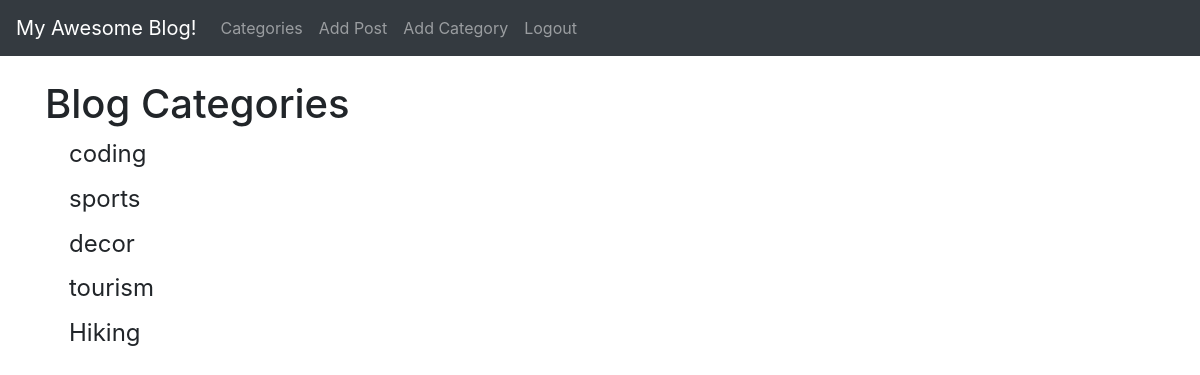
The app's page /category-list/ (signed in) with its own data.
### login/models.py (models this page shows, shortened)
class Category(models.Model):
    name = models.CharField(max_length=255)

### login/views.py (the view)
# urls.py: path('category-list/', CategoryListView, name='category-list'),
def CategoryListView(request):
    cat_menu_list = Category.objects.all()
    return render (request, 'category_list.html', {'cat_menu_list': cat_menu_list})

### login/templates/category_list.html (shortened to what this page needs)
{% extends 'base.html' %}
{% block content %}
    <h1>Blog Categories</h1>
    {% for item in cat_menu_list %}
        <h4><a class="dropdown-item" href="{% url 'category' item.name|slugify %}">{{ item.name }}</a></h4>
    {% endfor %}
{% endblock %}

### records on screen
Category: name "coding"
Category: name "sports"
Category: name "decor"
Category: name "tourism"
Category: name "Hiking"
